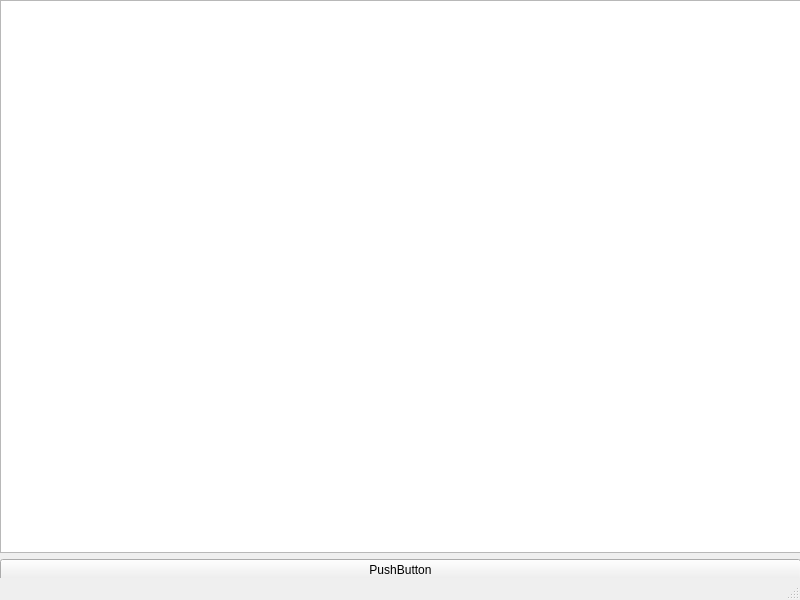
<?xml version="1.0" encoding="UTF-8"?>
<ui version="4.0">
 <class>MainWindow</class>
 <widget class="QMainWindow" name="MainWindow">
  <property name="geometry">
   <rect>
    <x>0</x>
    <y>0</y>
    <width>800</width>
    <height>600</height>
   </rect>
  </property>
  <property name="windowTitle">
   <string>MainWindow</string>
  </property>
  <widget class="QWidget" name="centralwidget">
   <widget class="QWidget" name="horizontalLayoutWidget">
    <property name="geometry">
     <rect>
      <x>0</x>
      <y>0</y>
      <width>801</width>
      <height>581</height>
     </rect>
    </property>
    <layout class="QHBoxLayout" name="horizontalLayout">
     <item>
      <layout class="QVBoxLayout" name="verticalLayout">
       <item>
        <widget class="QTableView" name="tableView"/>
       </item>
       <item>
        <widget class="QPushButton" name="pushButton">
         <property name="text">
          <string>PushButton</string>
         </property>
        </widget>
       </item>
      </layout>
     </item>
    </layout>
   </widget>
  </widget>
  <widget class="QMenuBar" name="menubar">
   <property name="geometry">
    <rect>
     <x>0</x>
     <y>0</y>
     <width>800</width>
     <height>21</height>
    </rect>
   </property>
  </widget>
  <widget class="QStatusBar" name="statusbar"/>
 </widget>
 <resources/>
 <connections/>
</ui>
